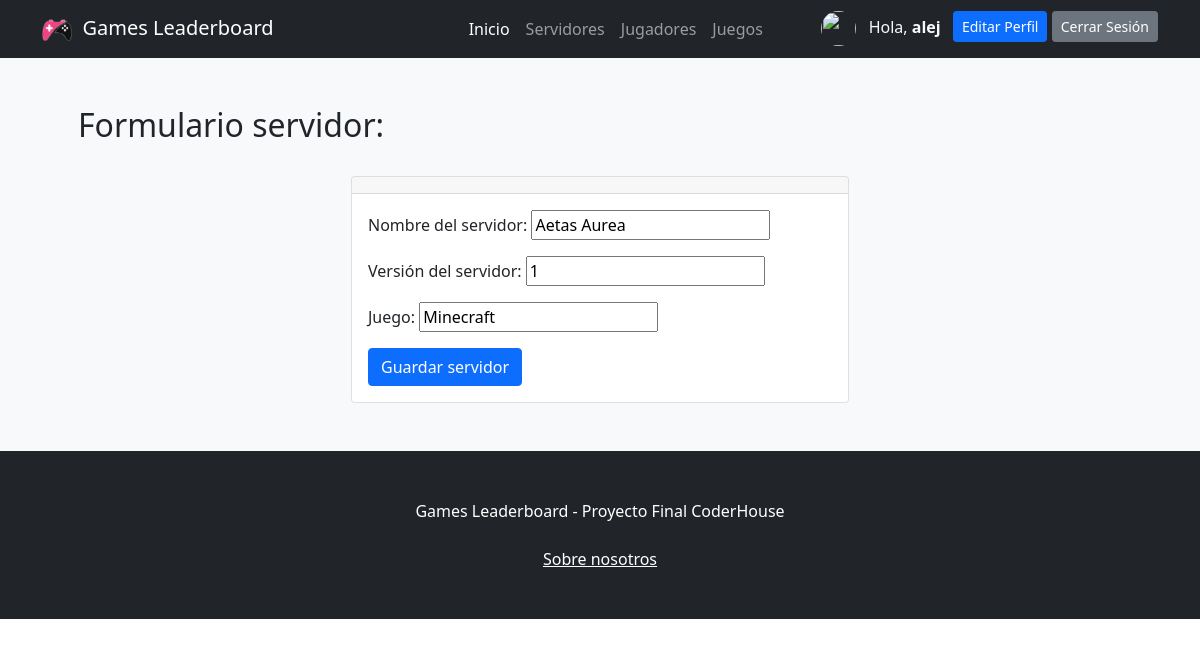
The app's page /app/editarServidor/5 (signed in) with its own data.
### ProyectoFinalApp/models.py (models this page shows)
class Servidor(models.Model):
    nombre = models.CharField(max_length = 20) #texto
    version = models.IntegerField() #numerico
    juegoServer = models.CharField(max_length = 20)
    class Meta:
        verbose_name_plural = "Servidores"

### ProyectoFinalApp/views.py (the view, shortened to what this page needs)
# urls.py: path('editarServidor/<servidor_id>', editarServidor, name = "editarServidor"),
@login_required
def editarServidor(request, servidor_id):
    servidor = Servidor.objects.get(id=servidor_id)
    formulario = NuevoServidor(
        initial={
            "nombre": servidor.nombre,
            "version": servidor.version,
            "juegoServer": servidor.juegoServer,
        }
    )
    return render(
        request, "ProyectoFinalApp/formularioServidor.html", {"form": formulario}
    )

### ProyectoFinalApp/forms.py
class NuevoServidor(forms.Form):
    nombre = forms.CharField(max_length = 25, label = "Nombre del servidor")
    version = forms.IntegerField(min_value = 0, label = "Versión del servidor")
    juegoServer = forms.CharField(max_length = 25, label = "Juego")

### ProyectoFinalApp/templates/ProyectoFinalApp/formularioServidor.html (shortened to what this page needs)
{% extends 'ProyectoFinalApp/base.html'%}
{% load static %}
{% block contenidoPagina %}
<section class="bg-light py-5">
    <div class="container px-5">
        <h2>Formulario servidor:</h2>
        <br>
        <div class="row gx-5 justify-content-center">
            <div class="col-lg-6">
                <div class="card">
                    <div class="card-header text-center">
                    </div>
                    <div class="card-body">
                        <form action="" method="post">
                            {{ form.as_p }}
                            <input type="submit" class="btn btn-primary" value="Guardar servidor">
                        </form>
                    </div>
                </div>
            </div>
        </div>
    </div>
</section>
{% endblock %}

### ProyectoFinalApp/templates/ProyectoFinalApp/base.html (shortened to what this page needs)
{% load static %}
<!DOCTYPE html>
<html lang="en">
    <head>
        <link rel="stylesheet" href="https://cdn.jsdelivr.net/npm/bootstrap-icons@1.8.3/font/bootstrap-icons.css">
        <link href="{% static 'css/styles.css' %}" rel="stylesheet" />
    </head>
    <body>
        <nav class="navbar navbar-expand-lg navbar-dark bg-dark">
            <div class="container">
                <a class="navbar-brand" href="{% url 'inicio' %}"><img src="{% static 'assets/logonavbar.png' %}" alt="{% static 'assets/logonavbar.png' %}" width="30" height="30">&nbsp Games Leaderboard</a>
                <div class="collapse navbar-collapse" id="navbarSupportedContent">
                    <ul class="navbar-nav ms-auto mb-2 mb-lg-0 ">
                        <li class="nav-item"><a class="nav-link active" aria-current="page" href="{% url 'inicio' %}">Inicio</a></li>
                        <li class="nav-item"><a class="nav-link" href="{% url 'servidores' %}">Servidores</a></li>
                        <li class="nav-item"><a class="nav-link" href="{% url 'jugadores' %}">Jugadores</a></li>
                        <li class="nav-item"><a class="nav-link" href="{% url 'juegos' %}">Juegos</a></li>
                    </ul>
                    <ul class="navbar-nav ms-auto mb-2 mb-lg-0 ">
                        {% if user.is_authenticated %}
                            <img src="{{url}}" class="rounded-circle" width="35" height="35" alt="">
                            <li class="nav-item"><p class="text-light my-1 mx-1"></i> &nbsp Hola, <b>{{user.username}} &nbsp</b></p></li>
                            <li class="nav-item"><a class="btn btn-primary btn-sm btn-block" href="{% url 'editarperfil' %}">Editar Perfil</a></li>
                            <li class="nav-item"><a class="btn btn-secondary btn-sm btn-block" href="{% url 'logout' %}">Cerrar Sesión</a></li>
                        {% else %}
                            <li class="nav-item"><a class="btn btn-primary mx-2" href="{% url 'login' %}">Iniciar Sesión</a></li>
                            <li class="nav-item"><a class="btn btn-outline-primary" href="{% url 'register' %}">Registrarse</a></li>
                        {% endif %}
                    </ul>
                </div>
            </div>
        </nav>
        {% block contenidoPagina %}
        {% endblock %}
        <footer class="py-5 bg-dark">
            <div class="container"><p class="m-0 text-center text-white">Games Leaderboard - Proyecto Final CoderHouse</p></div>
            <br>
           <p class="m-0 text-center text-white"><a href="{% url 'about' %}" class="text-white m-0 text-center">Sobre nosotros</a></p>
        </footer>
    </body>
</html>

### records on screen
Servidor: nombre "Aetas Aurea", version "1", juegoServer "Minecraft"

### other values on screen
{{ user.username }} "alej"
